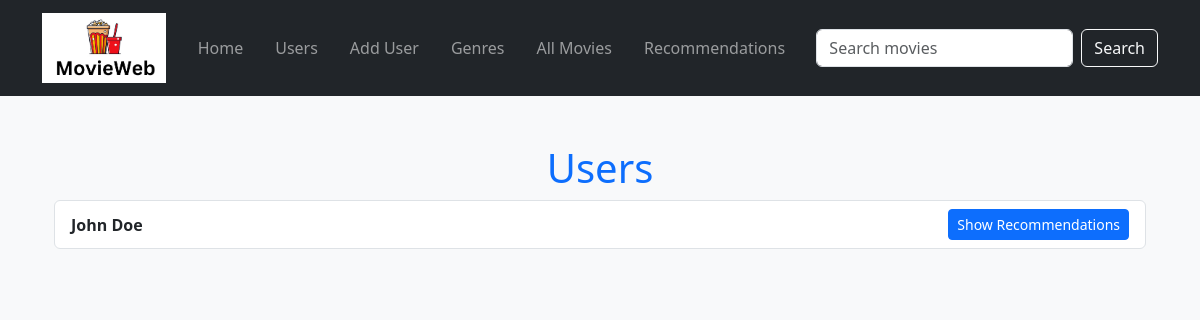
The app's page /users, older data.
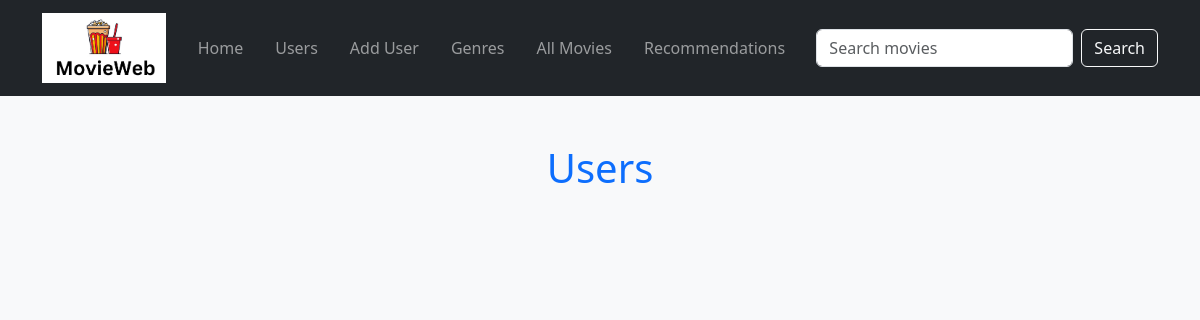
The same page, newer data.
### datamanager/data_models.py (models this page shows)
class User(db.Model):
    id = db.Column(db.Integer, primary_key=True)
    name = db.Column(db.String(50), nullable=False)
    favorite_movies = db.relationship('Movie', secondary='user_movie', backref=db.backref('users', lazy=True))
    reviews = db.relationship('Review', backref='user', lazy=True)

### app.py (the view)
@app.route('/users', methods=['GET'])
def list_users():
    try:
        users = data_manager.get_all_users()
        return render_template('users.html', users=users)
    except Exception as e:
        app.logger.error(f"Error fetching users: {e}")
        return render_template('500.html'), 500

### datamanager/sqlite_data_manager.py (called while the page is built)
    def get_all_users(self):
        return self.session.query(User).all()

### templates/users.html (shortened to what this page needs)
{% extends 'base.html' %}
{% block content %}
<div class="container mt-5">
    <h1 class="text-center text-primary">Users</h1>
    <ul class="list-group">
        {% for user in users %}
            <li class="list-group-item d-flex justify-content-between align-items-center">
                <a href="{{ url_for('user_movies', user_id=user.id) }}" class="text-decoration-none text-dark fw-bold">
                    {{ user.name }}
                </a>
                <a href="{{ url_for('show_recommendations', user_id=user.id) }}" class="btn btn-primary btn-sm">
                    Show Recommendations
                </a>
            </li>
        {% endfor %}
    </ul>
</div>
{% endblock %}

Row changes from the older to the newer data that the page shows:
removed User: name "John Doe"
